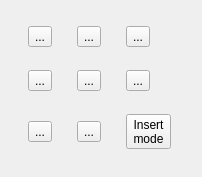
  <widget class="QDockWidget" name="toolsDockWidget">
   <property name="sizePolicy">
    <sizepolicy hsizetype="Minimum" vsizetype="Minimum">
     <horstretch>0</horstretch>
     <verstretch>0</verstretch>
    </sizepolicy>
   </property>
   <property name="minimumSize">
    <size>
     <width>202</width>
     <height>177</height>
    </size>
   </property>
   <property name="maximumSize">
    <size>
     <width>500</width>
     <height>524287</height>
    </size>
   </property>
   <property name="baseSize">
    <size>
     <width>200</width>
     <height>300</height>
    </size>
   </property>
   <property name="features">
    <set>QDockWidget::DockWidgetFeature::DockWidgetMovable</set>
   </property>
   <property name="allowedAreas">
    <set>Qt::DockWidgetArea::LeftDockWidgetArea|Qt::DockWidgetArea::RightDockWidgetArea</set>
   </property>
   <property name="windowTitle">
    <string>Tools</string>
   </property>
   <attribute name="dockWidgetArea">
    <number>1</number>
   </attribute>
   <widget class="QWidget" name="dockWidgetContents_2">
    <layout class="QGridLayout" name="gridLayout">
     <item row="0" column="0">
      <widget class="QToolButton" name="markToolButton">
       <property name="toolTip">
        <string>&lt;!DOCTYPE HTML PUBLIC &quot;-//W3C//DTD HTML 4.0//EN&quot; &quot;http://www.w3.org/TR/REC-html40/strict.dtd&quot;&gt;
&lt;html&gt;&lt;head&gt;&lt;meta name=&quot;qrichtext&quot; content=&quot;1&quot; /&gt;&lt;style type=&quot;text/css&quot;&gt;
p, li { white-space: pre-wrap; }
&lt;/style&gt;&lt;/head&gt;&lt;body style=&quot; font-family:'Ubuntu'; font-size:11pt; font-weight:400; font-style:normal;&quot;&gt;
&lt;p style=&quot; margin-top:0px; margin-bottom:0px; margin-left:0px; margin-right:0px; -qt-block-indent:0; text-indent:0px;&quot;&gt;&lt;span style=&quot; font-family:'Sans'; font-size:8pt; font-weight:600; color:#000000;&quot;&gt;Create a photogrammetric point in project&lt;/span&gt;&lt;/p&gt;&lt;/body&gt;&lt;/html&gt;</string>
       </property>
       <property name="text">
        <string>...</string>
       </property>
       <property name="icon">
        <iconset resource="../../build/Qt6-Debug/.qt/rcc/resource2.qrc">
         <normaloff>:/icon/addmark.png</normaloff>:/icon/addmark.png</iconset>
       </property>
       <property name="iconSize">
        <size>
         <width>32</width>
         <height>32</height>
        </size>
       </property>
      </widget>
     </item>
     <item row="0" column="1">
      <widget class="QToolButton" name="flightDirectionToolButton">
       <property name="text">
        <string>...</string>
       </property>
       <property name="icon">
        <iconset resource="../../build/Qt6-Debug/.qt/rcc/resource2.qrc">
         <normaloff>:/icon/fd.png</normaloff>:/icon/fd.png</iconset>
       </property>
       <property name="iconSize">
        <size>
         <width>32</width>
         <height>32</height>
        </size>
       </property>
      </widget>
     </item>
     <item row="0" column="2">
      <widget class="QToolButton" name="calculateFotoTriToolButton">
       <property name="toolTip">
        <string>&lt;html&gt;&lt;head/&gt;&lt;body&gt;&lt;p&gt;&lt;span style=&quot; font-size:8pt; font-weight:600;&quot;&gt;Execute photo-triangulation&lt;/span&gt;&lt;/p&gt;&lt;/body&gt;&lt;/html&gt;</string>
       </property>
       <property name="text">
        <string>...</string>
       </property>
       <property name="icon">
        <iconset resource="../../build/Qt6-Debug/.qt/rcc/resource2.qrc">
         <normaloff>:/icon/exterior.png</normaloff>:/icon/exterior.png</iconset>
       </property>
       <property name="iconSize">
        <size>
         <width>32</width>
         <height>32</height>
        </size>
       </property>
      </widget>
     </item>
     <item row="1" column="0">
      <widget class="QToolButton" name="saveMarksButton">
       <property name="toolTip">
        <string>&lt;!DOCTYPE HTML PUBLIC &quot;-//W3C//DTD HTML 4.0//EN&quot; &quot;http://www.w3.org/TR/REC-html40/strict.dtd&quot;&gt;
&lt;html&gt;&lt;head&gt;&lt;meta name=&quot;qrichtext&quot; content=&quot;1&quot; /&gt;&lt;style type=&quot;text/css&quot;&gt;
p, li { white-space: pre-wrap; }
&lt;/style&gt;&lt;/head&gt;&lt;body style=&quot; font-family:'Ubuntu'; font-size:11pt; font-weight:400; font-style:normal;&quot;&gt;
&lt;p style=&quot; margin-top:0px; margin-bottom:0px; margin-left:0px; margin-right:0px; -qt-block-indent:0; text-indent:0px;&quot;&gt;&lt;span style=&quot; font-family:'MS Shell Dlg 2'; font-size:8pt; font-weight:600; color:#000000;&quot;&gt;Save measurements&lt;/span&gt;&lt;/p&gt;&lt;/body&gt;&lt;/html&gt;</string>
       </property>
       <property name="text">
        <string>...</string>
       </property>
       <property name="icon">
        <iconset resource="../../build/Qt6-Debug/.qt/rcc/resource2.qrc">
         <normaloff>:/icon/filesave</normaloff>:/icon/filesave</iconset>
       </property>
       <property name="iconSize">
        <size>
         <width>32</width>
         <height>32</height>
        </size>
       </property>
      </widget>
     </item>
     <item row="1" column="1">
      <widget class="QToolButton" name="viewReportToolButton">
       <property name="toolTip">
        <string>&lt;html&gt;&lt;head/&gt;&lt;body&gt;&lt;p&gt;&lt;span style=&quot; font-size:8pt; font-weight:600;&quot;&gt;View calculated exterior orientation parameters&lt;/span&gt;&lt;/p&gt;&lt;/body&gt;&lt;/html&gt;</string>
       </property>
       <property name="text">
        <string>...</string>
       </property>
       <property name="icon">
        <iconset resource="../../build/Qt6-Debug/.qt/rcc/resource2.qrc">
         <normaloff>:/icon/table.png</normaloff>:/icon/table.png</iconset>
       </property>
       <property name="iconSize">
        <size>
         <width>32</width>
         <height>32</height>
        </size>
       </property>
      </widget>
     </item>
     <item row="1" column="2">
      <widget class="QToolButton" name="exportToKmlButton">
       <property name="toolTip">
        <string>&lt;!DOCTYPE HTML PUBLIC &quot;-//W3C//DTD HTML 4.0//EN&quot; &quot;http://www.w3.org/TR/REC-html40/strict.dtd&quot;&gt;
&lt;html&gt;&lt;head&gt;&lt;meta name=&quot;qrichtext&quot; content=&quot;1&quot; /&gt;&lt;style type=&quot;text/css&quot;&gt;
p, li { white-space: pre-wrap; }
&lt;/style&gt;&lt;/head&gt;&lt;body style=&quot; font-family:'Ubuntu'; font-size:11pt; font-weight:400; font-style:normal;&quot;&gt;
&lt;p style=&quot; margin-top:0px; margin-bottom:0px; margin-left:0px; margin-right:0px; -qt-block-indent:0; text-indent:0px;&quot;&gt;&lt;span style=&quot; font-family:'MS Shell Dlg 2'; font-size:8pt; font-weight:600; color:#000000;&quot;&gt;Make a kml file displaying ground coordinates and image footprints&lt;/span&gt;&lt;/p&gt;&lt;/body&gt;&lt;/html&gt;</string>
       </property>
       <property name="text">
        <string>...</string>
       </property>
       <property name="icon">
        <iconset resource="../../build/Qt6-Debug/.qt/rcc/resource2.qrc">
         <normaloff>:/icon/exportKMLIcon.png</normaloff>:/icon/exportKMLIcon.png</iconset>
       </property>
       <property name="iconSize">
        <size>
         <width>32</width>
         <height>32</height>
        </size>
       </property>
      </widget>
     </item>
     <item row="2" column="0">
      <widget class="QToolButton" name="reportButton">
       <property name="toolTip">
        <string>&lt;!DOCTYPE HTML PUBLIC &quot;-//W3C//DTD HTML 4.0//EN&quot; &quot;http://www.w3.org/TR/REC-html40/strict.dtd&quot;&gt;
&lt;html&gt;&lt;head&gt;&lt;meta name=&quot;qrichtext&quot; content=&quot;1&quot; /&gt;&lt;style type=&quot;text/css&quot;&gt;
p, li { white-space: pre-wrap; }
&lt;/style&gt;&lt;/head&gt;&lt;body style=&quot; font-family:'Ubuntu'; font-size:11pt; font-weight:400; font-style:normal;&quot;&gt;
&lt;p style=&quot; margin-top:0px; margin-bottom:0px; margin-left:0px; margin-right:0px; -qt-block-indent:0; text-indent:0px;&quot;&gt;&lt;span style=&quot; font-family:'MS Shell Dlg 2'; font-size:8pt; font-weight:600; color:#000000;&quot;&gt;Photo-triangulation report &lt;/span&gt;&lt;/p&gt;&lt;/body&gt;&lt;/html&gt;</string>
       </property>
       <property name="text">
        <string>...</string>
       </property>
       <property name="icon">
        <iconset resource="../../build/Qt6-Debug/.qt/rcc/resource2.qrc">
         <normaloff>:/icon/report.png</normaloff>:/icon/report.png</iconset>
       </property>
       <property name="iconSize">
        <size>
         <width>32</width>
         <height>32</height>
        </size>
       </property>
      </widget>
     </item>
     <item row="2" column="1">
      <widget class="QToolButton" name="doneButton">
       <property name="toolTip">
        <string>&lt;!DOCTYPE HTML PUBLIC &quot;-//W3C//DTD HTML 4.0//EN&quot; &quot;http://www.w3.org/TR/REC-html40/strict.dtd&quot;&gt;
&lt;html&gt;&lt;head&gt;&lt;meta name=&quot;qrichtext&quot; content=&quot;1&quot; /&gt;&lt;style type=&quot;text/css&quot;&gt;
p, li { white-space: pre-wrap; }
&lt;/style&gt;&lt;/head&gt;&lt;body style=&quot; font-family:'Ubuntu'; font-size:11pt; font-weight:400; font-style:normal;&quot;&gt;
&lt;p style=&quot; margin-top:0px; margin-bottom:0px; margin-left:0px; margin-right:0px; -qt-block-indent:0; text-indent:0px;&quot;&gt;&lt;span style=&quot; font-family:'MS Shell Dlg 2'; font-size:8pt; font-weight:600; color:#000000;&quot;&gt;Done &lt;/span&gt;&lt;/p&gt;&lt;/body&gt;&lt;/html&gt;</string>
       </property>
       <property name="text">
        <string>...</string>
       </property>
       <property name="icon">
        <iconset resource="../../build/Qt6-Debug/.qt/rcc/resource2.qrc">
         <normaloff>:/icon/done.png</normaloff>:/icon/done.png</iconset>
       </property>
       <property name="iconSize">
        <size>
         <width>32</width>
         <height>32</height>
        </size>
       </property>
      </widget>
     </item>
     <item row="2" column="2">
      <widget class="QToolButton" name="insertPointInButton">
       <property name="toolTip">
        <string>&lt;!DOCTYPE HTML PUBLIC &quot;-//W3C//DTD HTML 4.0//EN&quot; &quot;http://www.w3.org/TR/REC-html40/strict.dtd&quot;&gt;
&lt;html&gt;&lt;head&gt;&lt;meta name=&quot;qrichtext&quot; content=&quot;1&quot; /&gt;&lt;style type=&quot;text/css&quot;&gt;
p, li { white-space: pre-wrap; }
&lt;/style&gt;&lt;/head&gt;&lt;body style=&quot; font-family:'Sans'; font-size:10pt; font-weight:400; font-style:normal;&quot;&gt;
&lt;p style=&quot; margin-top:0px; margin-bottom:0px; margin-left:0px; margin-right:0px; -qt-block-indent:0; text-indent:0px;&quot;&gt;&lt;span style=&quot; color:#000000;&quot;&gt;Change to insertion mode to ON or OFF&lt;/span&gt;&lt;/p&gt;&lt;/body&gt;&lt;/html&gt;</string>
       </property>
       <property name="statusTip">
        <string/>
       </property>
       <property name="text">
        <string>Insert
mode</string>
       </property>
       <property name="checkable">
        <bool>true</bool>
       </property>
       <property name="popupMode">
        <enum>QToolButton::ToolButtonPopupMode::InstantPopup</enum>
       </property>
       <property name="toolButtonStyle">
        <enum>Qt::ToolButtonStyle::ToolButtonTextOnly</enum>
       </property>
       <property name="autoRaise">
        <bool>false</bool>
       </property>
       <property name="arrowType">
        <enum>Qt::ArrowType::LeftArrow</enum>
       </property>
      </widget>
     </item>
    </layout>
   </widget>
  </widget>
